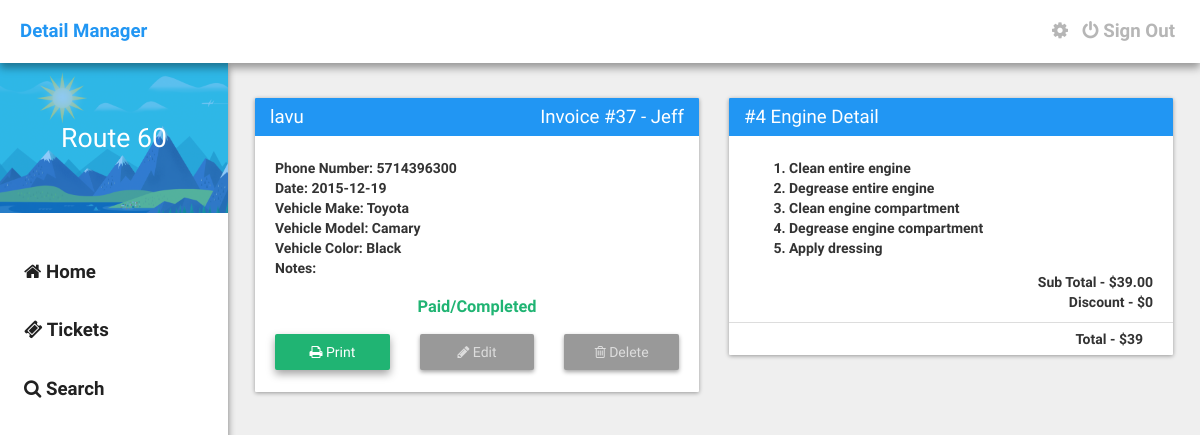
The app's page /ticket?id=2901123132 (signed in) with its own data.
### tables this page shows
CREATE TABLE IF NOT EXISTS `detail_users` (
  `user_id` int(11) NOT NULL,
  `username` varchar(32) NOT NULL,
  `password` varchar(1024) NOT NULL,
  `email` varchar(1024) NOT NULL,
  `avatar` varchar(1024) NOT NULL DEFAULT 'http://placehold.it/300x300',
  `description` varchar(10000) NOT NULL DEFAULT 'I''m a newly registered user on HoloHex!',
  `power_rank` varchar(1024) NOT NULL DEFAULT '1',
  `active` int(11) NOT NULL DEFAULT '1',
  `type` varchar(32) NOT NULL DEFAULT 'User',
  `dob` timestamp NOT NULL DEFAULT CURRENT_TIMESTAMP
);

CREATE TABLE IF NOT EXISTS `detail_tickets` (
  `id` int(11) NOT NULL,
  `locked` int(11) NOT NULL DEFAULT '0',
  `first_name` text NOT NULL,
  `last_name` text NOT NULL,
  `phone_number` varchar(32) NOT NULL,
  `date` date NOT NULL,
  `vehicle_make` text NOT NULL,
  `vehicle_model` text NOT NULL,
  `vehicle_color` text NOT NULL,
  `discount` int(11) NOT NULL,
  `services` varchar(32) NOT NULL,
  `pre_paid_done` varchar(32) NOT NULL,
  `user_id` varchar(32) NOT NULL,
  `ticket_id` varchar(32) NOT NULL,
  `notes` text NOT NULL,
  `ticket_creator` text NOT NULL
);

### assets/core/init.php (called while the page is built, shortened)
<?php
	$site = "http://".$_SERVER['SERVER_NAME']."";
	require("functions/users.php");
	if(logged_in() === true) {
		$session_user_id = $_SESSION['user_id'];
		$user_data = user_data($session_user_id, 'user_id', 'username', 'password', 'email', 'avatar', 'description', 'power_rank', 'active', 'type', 'dob');
	}

### assets/core/functions/users.php (called while the page is built, shortened)
<?php
	function user_data($user_id) {
		$user_id = (int)$user_id;
		$func_num_args = func_num_args();
		$func_get_args = func_get_args();
		if($func_num_args > 1) {
			unset($func_get_args[0]);
			$fields = '`'.implode('`, `', $func_get_args).'`';
			$data = mysql_fetch_assoc(mysql_query("SELECT $fields FROM `detail_users` WHERE `user_id`='$user_id'"));
			return $data;
		}
	}
	function logged_in() {
		return (isset($_SESSION['user_id'])) ? true : false;
	}
?>

### ticket.php (the view, shortened to what this page needs)
<?php require_once("./assets/core/init.php"); require_once("./include/navbar.php"); ?>
    <?php
        $ticketid = $_GET['id'];
        $getticketinfo = mysql_query("SELECT * FROM detail_tickets WHERE ticket_id = '$ticketid'");
        while($row = mysql_fetch_array($getticketinfo)) {
            $tid = $row['id'];
            $firstname = $row['first_name'];
            $lastname = $row['last_name'];
            $pnumber = $row['phone_number'];
            $date = $row['date'];
            $vmake = $row['vehicle_make'];
            $vmodel = $row['vehicle_model'];
            $vcolor = $row['vehicle_color'];
            $discount = $row['discount'];
            $services = $row['services'];
            $options = $row['pre_paid_done'];
            $ticket_id = $row['ticket_id'];
            $notes = $row['notes'];
            $tcreator = $row['ticket_creator'];
            $lock = $row['locked'];
        }
        if($lock == 0) {
            $cdisabled = '';
        }elseif($lock == 1) {
            $cdisabled = 'disabled="disabled" class="disabled"';
        }
        if($services == 'wax'){
            $servicetitle = "Meguiar's Wax";
            $serviceprice = "35.00";
            $servicedetails = "
                <ol>
                    <li>Wax Special</li>
                </ol>
            ";
        }
        elseif($services == 4) {
            $servicetitle = "#4 Engine Detail";
            $serviceprice = "39.00";
            $servicedetails = "
                <ol>
                    <li>Clean entire engine</li>
                    <li>Degrease entire engine</li>
                    <li>Clean engine compartment</li>
                    <li>Degrease engine compartment</li>
                    <li>Apply dressing</li>
                </ol>
            ";
        }
        if($options == 'Prepaid') {
            $option = "<center><h3 style='color: #E14747;'>Prepaid</h3></center>";
        }elseif($options == 'Paid/Completed') {
            $option = "<center><h3 style='color: #20B473;'>Paid/Completed</h3></center>";
        }elseif($options == 'Appointment') {
            $option = "<center><h3 style='color: #FFC017;'>Appointment</h3></center>";
        }
        $totalprice = $serviceprice - $discount;
    ?>
    <div class="container">
        <div class="row">
            <div class="col-md-6">
                <div class="card">
                    <div class="card-title"><?php echo $firstname." ".$lastname." <span style='float: right;'>Invoice #".$tid." - ".$tcreator."</span>"; ?></div>
                    <div class="card-content">
                        <p><b>Phone Number:</b> <?php echo $pnumber; ?>
                        <br />
                        <b>Date:</b> <?php echo $date; ?>
                        <br />
                        <b>Vehicle Make:</b> <?php echo $vmake; ?>
                        <br />
                        <b>Vehicle Model:</b> <?php echo $vmodel; ?>
                        <br />
                        <b>Vehicle Color:</b> <?php echo $vcolor; ?>
                        <br />
                        <b>Notes:</b> <?php echo $notes; ?></p>
                        <p><?php echo $option; ?></p>
                        <p>
                            <div class="row">
                                <div class="col-md-4">
                                    <a href="<?php echo $site; ?>/print?id=<?php echo $ticket_id; ?>" target="_blank" class="button-raised print el-2"><i class="fa fa-print"></i> Print</a>
                                </div>
                                <div class="col-md-4">
                                    <a <?php echo $cdisabled; ?> href="<?php echo $site; ?>/edit?id=<?php echo $ticket_id; ?>" class="button-raised el-2"><i class="fa fa-pencil"></i> Edit</a>
                                </div>
                                <div class="col-md-4">
                                    <a <?php echo $cdisabled; ?> href="<?php echo $site; ?>/deleteticket?id=<?php echo $ticket_id; ?>" class="button-raised delete el-2"><i class="fa fa-trash-o"></i> Delete</a>
                                </div>
                            </div>
                        </p>
                    </div>
                </div>
            </div>
            <div class="col-md-6">
                <div class="card">
                    <div class="card-title"><?php echo $servicetitle; ?></div>
                    <div class="card-content">
                        <p><?php echo $servicedetails; ?></p>
                        <div class="row">
                            <div class="col-md-12">
                                <div style="float: right;">Sub Total - $<?php echo $serviceprice; ?></div>
                            </div>
                            <div class="col-md-12">
                                <div style="float: right;">Discount - $<?php echo $discount; ?></div>
                            </div>
                        </div>
                    </div>
                    <div class="card-footer">
                        <div class="col-md-12">
                            <div style="float: right;"><b>Total - $<?php echo $totalprice; ?></b></div>
                        </div>
                    </div>
                </div>
            </div>
        </div>
    </div>
<?php require_once("./include/footer.php"); ?>

### include/navbar.php (shortened to what this page needs)
<!DOCTYPE html>
<html>
<head>
	<link rel="stylesheet" type="text/css" href="<?php echo $site; ?>/assets/css/bootstrap.min.css">
	<link rel="stylesheet" type="text/css" href="<?php echo $site; ?>/assets/css/main.css" />
	<link rel="stylesheet" href="https://maxcdn.bootstrapcdn.com/font-awesome/4.4.0/css/font-awesome.min.css">
</head>
<body>
	<div class="nav">
		<a href="<?php echo $site; ?>" class="brand">Detail Manager</a>
		<div class="right">
			<?php
				if(logged_in() === true) {
					if($user_data['username'] == "route60admin") {
						echo '<a href="'.$site.'/settings" class="navigation"><i class="fa fa-cog"></i></a>';
					}else{
						echo '';
					}
				}else{
					echo '';
				}
			?>
			<?php
				if(logged_in() === true) {
					echo '<a href="/signout" class="navigation"><i class="fa fa-power-off"></i> Sign Out</a>';
				}else{
					echo '<a href="/signin" class="navigation"><i class="fa fa-power-off"></i> Sign In</a>';
				}
			?>
		</div>
	</div>
	<div class="left-nav">
		<div class="header">
			<div class="brand">
				<?php
					if(logged_in() === true) {
						echo $user_data['description'];
					}else{
						echo "Guest";
					}
				?>
			</div>
		</div>
		<div class="links">
			<a href="<?php echo $site; ?>"><i class="fa fa-home"></i> Home</a>
			<a href="<?php echo $site; ?>/tickets?page=1"><i class="fa fa-ticket"></i> Tickets</a>
			<a href="#"><i class="fa fa-search"></i> Search</a>
		</div>
	</div>

### assets/css/main.css (style rules this page uses)
body { margin: 0px; padding: 0px; height: 100%; font-weight: bold; min-height: 100%; background: #EFEFEF; font-family: "RobotoDraft", Arial, sans-serif, Helvetica; }
.right { float: right; }
.nav { width: 100%; z-index: 9999; font-size: 14pt; padding: 18px 20px; position: relative; background: #FFFFFF; box-sizing: border-box; -moz-box-sizing: border-box; -webkit-box-sizing: border-box; box-shadow: 0 5px 8px rgba(0, 0, 0, 0.37); }
.nav > .brand { color: #2196F3; font-weight: bold; text-decoration: none; transition: all 0.18s ease; }
.nav > .right > a { color: #B6B6B6; margin-left: 5px; margin-right: 5px; transition: all 0.18s ease; }
.left-nav { width: 19%; height: 100%; z-index: 9998; position: fixed; background: #FFFFFF; box-shadow: 0 4px 7px rgba(0, 0, 0, 0.49); }
.left-nav > .header { width: 100%; height: 150px; background: url(../imgs/header-background.png); background-size: cover; }
.left-nav > .header > .brand { width: 100%; color: #FFFFFF; font-size: 20pt; font-weight: 200; line-height: 150px; text-align: center; background: rgba(33, 150, 243, 0.5); }
.left-nav > .links { width: 100%; margin-top: 30px; }
.left-nav > .links > a { width: 100%; color: #212121; display: block; font-size: 14pt; padding: 16px 24px; text-decoration: none; box-sizing: border-box; transition: all 0.18s ease; -moz-box-sizing: border-box; -webkit-box-sizing: border-box; }
.container { width: 79%; float: right; margin-top: 20px; margin-left: 20px; margin-right: 12px; }
.card { width: 100%; margin-top: 15px; border-radius: 1px; margin-bottom: 15px; background: #FFFFFF; box-shadow: 0 1px 4px rgba(0, 0, 0, 0.37); }
.card > .card-title { color: #FFFFFF; font-size: 14pt; font-weight: 300; padding: 6px 15px; background: #2196F3; border-top-left-radius: 1px; border-top-right-radius: 1px; }
.card > .card-content { padding: 8px 20px; }
.card > .card-footer { padding: 6px 15px; border-top: 1px solid #DDDDDD; }
.button-raised { width: 100%; border: none; color: #FFFFFF; font-weight: 500; padding: 8px 20px; text-align: center; border-radius: 2px; background: #2196F3; display: inline-block; transition: all 0.3s ease; box-shadow: 0 2px 4px rgba(0, 0, 0, 0.37); }
.button-raised.print { background: #20B473; }
.button-raised.el-2 { box-shadow: 0 4px 8px rgba(0, 0, 0, 0.37); }
.disabled { width: 100%; border: none; color: #FFFFFF; font-weight: 500; padding: 8px 20px; text-align: center; border-radius: 2px; background: #2196F3; display: inline-block; transition: all 0.3s ease; box-shadow: 0 2px 4px rgba(0, 0, 0, 0.37); }
.disabled[disabled] { color: #DDDDDD; background: #999999; pointer-events: none; }
[disabled] { color: #DDDDDD; background: #999999; pointer-events: none; }

### records on screen
detail_users: description "Route 60"
detail_tickets: first_name "lavu", id "37", ticket_creator "Jeff", phone_number "5714396300", date "2015-12-19", vehicle_make "Toyota", vehicle_model "Camary", vehicle_color "Black", services "#4 Engine Detail", services "39.00", discount "0", totalprice "39"
